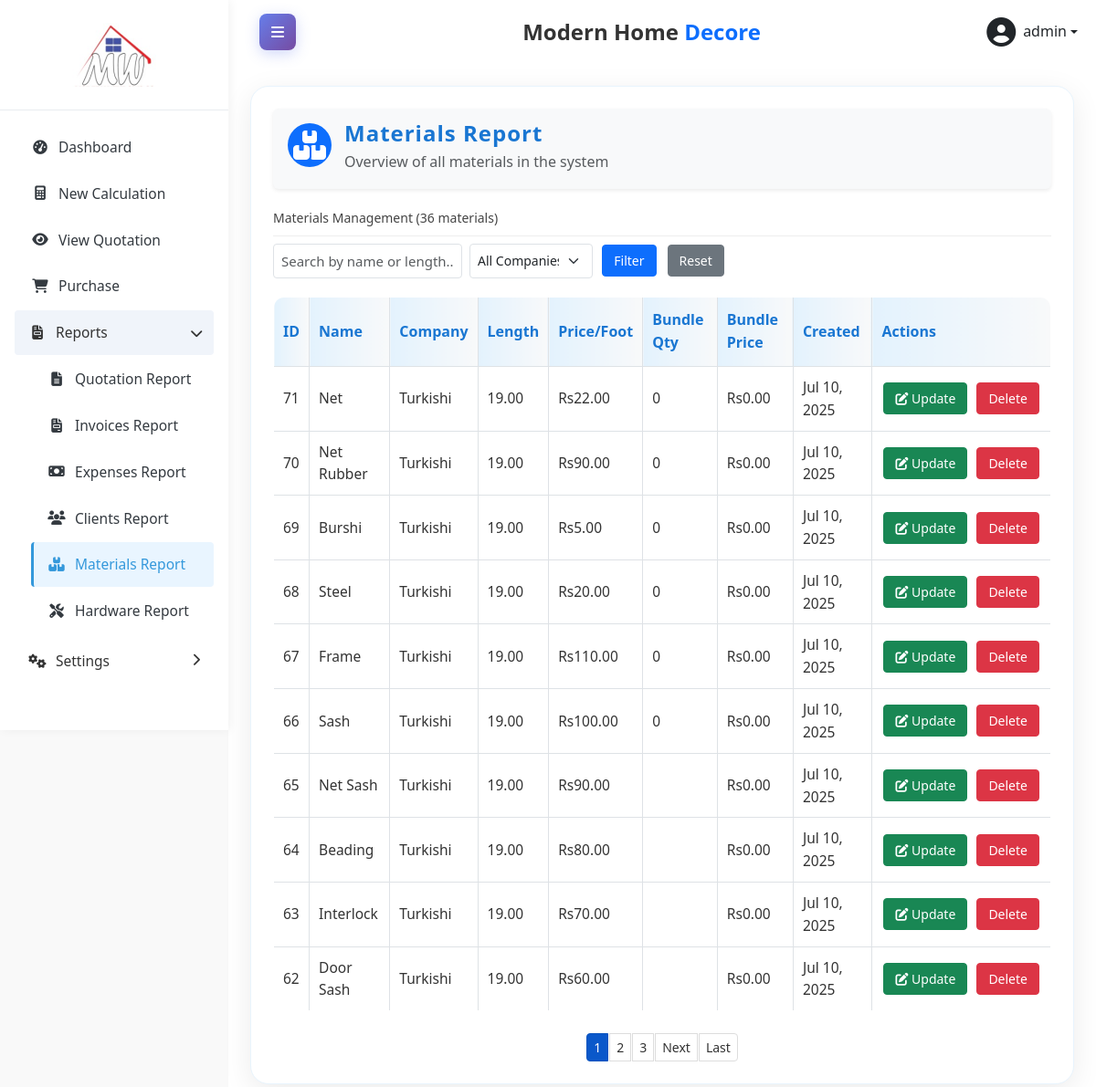
/index.php?page=reports_materials (signed in), run on the app's committed database.
### tables this page shows
CREATE TABLE `materials` (
  `id` int(11) NOT NULL,
  `company_id` int(11) NOT NULL,
  `name` varchar(255) NOT NULL,
  `length` decimal(10,2) NOT NULL,
  `price_per_foot` decimal(10,2) NOT NULL,
  `bundle_quantity` int(11) DEFAULT NULL,
  `bundle_price` decimal(10,2) DEFAULT NULL,
  `created_at` timestamp NOT NULL DEFAULT current_timestamp()
);

CREATE TABLE `companies` (
  `id` int(11) NOT NULL,
  `name` varchar(255) NOT NULL,
  `description` text DEFAULT NULL,
  `created_at` timestamp NOT NULL DEFAULT current_timestamp(),
  `updated_at` timestamp NOT NULL DEFAULT current_timestamp() ON UPDATE current_timestamp()
);

### reports_materials.php (the view, shortened to what this page needs)
<?php
require_once 'db.php';
$per_page = 10;
$page_num = isset($_GET['p']) ? max(1, (int)$_GET['p']) : 1;
$offset = max(0, ($page_num - 1) * $per_page);
$search = isset($_GET['search']) ? $conn->real_escape_string($_GET['search']) : '';
$company_filter = isset($_GET['company']) ? (int)$_GET['company'] : 0;
$sql = "
    SELECT
        m.*,
        co.name AS company_name,
        COUNT(*) OVER() AS total_count
    FROM materials m
    LEFT JOIN companies co ON m.company_id = co.id
";
$sql .= " ORDER BY m.created_at DESC LIMIT $offset, $per_page";
$result = $conn->query($sql);
$materials = [];
$total_count = 0;
if ($result && $result->num_rows > 0) {
    while ($row = $result->fetch_assoc()) {
        if ($total_count === 0) {
            $total_count = $row['total_count'];
        }
        unset($row['total_count']);
        $materials[] = $row;
    }
} else {
    $materials = [];
}
$total_pages = ceil($total_count / $per_page);
?>
<!DOCTYPE html>
<html lang="en">
<head>
</head>
<body>
    <div class="container" style="background:#fff; border-radius:20px; box-shadow:0 8px 32px rgba(0,0,0,0.08); padding:24px; border:1px solid #e8f4fd;">
        <div class="d-flex align-items-center bg-light rounded shadow-sm pt-2 pb-3 px-3 mb-4" style="gap: 14px;">
            <span class="bg-primary text-white rounded-circle d-flex align-items-center justify-content-center" style="width: 48px; height: 48px; font-size: 2rem;">
                <i class="fas fa-boxes"></i>
            </span>
            <div style="display: flex; flex-direction: column;">
                <span style="font-size: 1.5rem; font-weight: 600; color: #1976d2; letter-spacing: 1px;">Materials Report</span>
                <small class="text-muted" style="font-size: 1rem;">Overview of all materials in the system</small>
            </div>
        </div>
        <h3>Materials Management (<?= $total_count ?> materials)</h3>
        <form method="get" action="">
            <div class="row g-2 align-items-center mb-3">
                <div class="col-md-3">
                    <input type="text" name="search" class="form-control form-control-sm" style="height:38px;font-size:15px;" placeholder="Search by name or length..." value="<?= !empty($search) ? htmlspecialchars($search) : '' ?>">
                </div>
                <div class="col-md-2">
                    <select name="company" class="form-select form-select-sm" style="height:38px;">
                        <option value="0">All Companies</option>
                    </select>
                </div>
                <div class="col-md-auto">
                    <button type="submit" class="btn btn-primary btn-sm">Filter</button>
                </div>
                <div class="col-md-auto">
                    <a href="index.php?page=reports_materials" class="btn btn-secondary btn-sm">Reset</a>
                </div>
            </div>
        </form>
        <table class="report-table">
            <thead class="table-light">
                <tr>
                    <th>ID</th>
                    <th>Name</th>
                    <th>Company</th>
                    <th>Length</th>
                    <th>Price/Foot</th>
                    <th>Bundle Qty</th>
                    <th>Bundle Price</th>
                    <th>Created</th>
                    <th>Actions</th>
                </tr>
            </thead>
            <tbody>
                <?php if (empty($materials)): ?>
                    <tr>
                        <td colspan="9" style="text-align: center;">No materials found</td>
                    </tr>
                <?php else: ?>
                    <?php foreach ($materials as $material): ?>
                        <tr>
                            <td><?= htmlspecialchars($material['id'] ?? '') ?></td>
                            <td><?= htmlspecialchars($material['name'] ?? '') ?></td>
                            <td><?= htmlspecialchars($material['company_name'] ?? 'N/A') ?></td>
                            <td><?= htmlspecialchars($material['length'] ?? '') ?></td>
                            <td>Rs<?= isset($material['price_per_foot']) ? number_format((float)$material['price_per_foot'], 2) : '0.00' ?></td>
                            <td><?= htmlspecialchars($material['bundle_quantity'] ?? '') ?></td>
                            <td>Rs<?= isset($material['bundle_price']) ? number_format((float)$material['bundle_price'], 2) : '0.00' ?></td>
                            <td><?= !empty($material['created_at']) ? date('M d, Y', strtotime($material['created_at'])) : '' ?></td>
                            <td class="actions">
                                <a href="#" class="btn btn-success btn-sm me-1" onclick="openEditMaterialModal({
                                    id: '<?= $material['id'] ?>',
                                    name: '<?= htmlspecialchars($material['name'], ENT_QUOTES) ?>',
                                    company_id: '<?= $material['company_id'] ?>',
                                    length: '<?= htmlspecialchars($material['length'], ENT_QUOTES) ?>',
                                    price_per_foot: '<?= $material['price_per_foot'] ?>',
                                    bundle_quantity: '<?= $material['bundle_quantity'] ?>',
                                    bundle_price: '<?= $material['bundle_price'] ?>'
                                }); return false;">
                                    <i class="fas fa-edit"></i> Update
                                </a>
                                <a href="index.php?page=reports_materials&delete=<?= $material['id'] ?>" class="btn btn-danger btn-sm" onclick="return confirm('Are you sure you want to delete this material?')">Delete</a>
                            </td>
                        </tr>
                    <?php endforeach; ?>
                <?php endif; ?>
            </tbody>
        </table>
        <?php if ($total_pages > 1): ?>
            <div class="pagination d-flex justify-content-center">
                <div class="btn-group" role="group" aria-label="Pagination">
                <?php
                $start = max(1, $page_num - 2);
                $end = min($total_pages, $page_num + 2);
                for ($i = $start; $i <= $end; $i++): ?>
                    <?php if ($i == $page_num): ?>
                        <span class="btn btn-primary btn-lg active"><?= $i ?></span>
                    <?php else: ?>
                        <a href="index.php?page=reports_materials&p=<?= $i ?>&search=<?= urlencode($search) ?>&company=<?= $company_filter ?>" class="btn btn-outline-primary btn-lg"><?= $i ?></a>
                    <?php endif; ?>
                <?php endfor; ?>
                <?php if ($page_num < $total_pages): ?>
                    <a href="index.php?page=reports_materials&p=<?= $page_num + 1 ?>&search=<?= urlencode($search) ?>&company=<?= $company_filter ?>" class="btn btn-outline-primary btn-lg">Next</a>
                    <a href="index.php?page=reports_materials&p=<?= $total_pages ?>&search=<?= urlencode($search) ?>&company=<?= $company_filter ?>" class="btn btn-outline-primary btn-lg">Last</a>
                <?php endif; ?>
                </div>
            </div>
        <?php endif; ?>
    </div>
</body>
</html>

### index.php (style rules this page uses)
:root { --primary: #3498db; --secondary: #2980b9; --accent: #2c3e50; --light: #f8f9fa; --dark: #343a40; }
body { font-family: 'Segoe UI', sans-serif; background-color: #f5f8fa; }

### reports_materials.php (style rules this page uses)
body { font-family: 'Segoe UI', Tahoma, Geneva, Verdana, sans-serif; line-height: 1.6; color: #333; margin: 0; background-color: #f9f9f9; }
.container { max-width: 1200px; margin: 0 auto; background: #fff; padding: 20px; box-shadow: 0 0 10px rgba(0, 0, 0, 0.1); }
h3 { color: #444; border-bottom: 1px solid #eee; padding-bottom: 10px; margin-top: 0; font-size: 14px; }
table { width: 100%; border-collapse: collapse; margin-top: 20px; }
th, td { text-align: left; border-bottom: 1px solid #ddd; }
th { background-color: #f2f2f2; font-weight: 600; }
.actions { white-space: nowrap; }
.btn { display: inline-block; padding: 6px 12px; margin: 0 2px; text-decoration: none; border-radius: 4px; font-size: 14px; }
.pagination { margin-top: 20px; display: flex; justify-content: center; gap: 5px; }
.pagination a, .pagination span { padding: 4px 7px; border: 1px solid #ddd; border-radius: 4px; text-decoration: none; color: #333; }
input[type="text"] { font-size: 10px; }
.report-table { border:1px solid #dee2e6; border-radius:12px; overflow:hidden; width:100%; background:#fff; margin-bottom: 24px; }
.report-table th { background: linear-gradient(90deg, #e3f2fd 0%, #f8f9fa 100%); color: #1976d2; font-weight: 700; font-size: 1rem; text-align: left; vertical-align: middle; padding: 12px 10px; border:1px solid #dee2e6; }
.report-table td { font-size: 0.97rem; color: #333; text-align: left; vertical-align: middle; padding: 10px 10px; border:1px solid #dee2e6; background: #fff; }
.report-table .actions { white-space: nowrap; }

### data on the page
materials: id "71", name "Net", company.name "Turkishi", length "19.00", price_per_foot "22.00", bundle_quantity "0", bundle_price "0.00", created_at "Jul 10, 2025"
materials: id "70", name "Net Rubber", company.name "Turkishi", length "19.00", price_per_foot "90.00", bundle_quantity "0", bundle_price "0.00", created_at "Jul 10, 2025"
materials: id "69", name "Burshi", company.name "Turkishi", length "19.00", price_per_foot "5.00", bundle_quantity "0", bundle_price "0.00", created_at "Jul 10, 2025"
materials: id "68", name "Steel", company.name "Turkishi", length "19.00", price_per_foot "20.00", bundle_quantity "0", bundle_price "0.00", created_at "Jul 10, 2025"
materials: id "67", name "Frame", company.name "Turkishi", length "19.00", price_per_foot "110.00", bundle_quantity "0", bundle_price "0.00", created_at "Jul 10, 2025"
materials: id "66", name "Sash", company.name "Turkishi", length "19.00", price_per_foot "100.00", bundle_quantity "0", bundle_price "0.00", created_at "Jul 10, 2025"
materials: id "65", name "Net Sash", company.name "Turkishi", length "19.00", price_per_foot "90.00", created_at "Jul 10, 2025"
materials: id "64", name "Beading", company.name "Turkishi", length "19.00", price_per_foot "80.00", created_at "Jul 10, 2025"
materials: id "63", name "Interlock", company.name "Turkishi", length "19.00", price_per_foot "70.00", created_at "Jul 10, 2025"
materials: id "62", name "Door Sash", company.name "Turkishi", length "19.00", price_per_foot "60.00", created_at "Jul 10, 2025"

### other printed values
$_SESSION['username'] "admin"
$total_count "36"
